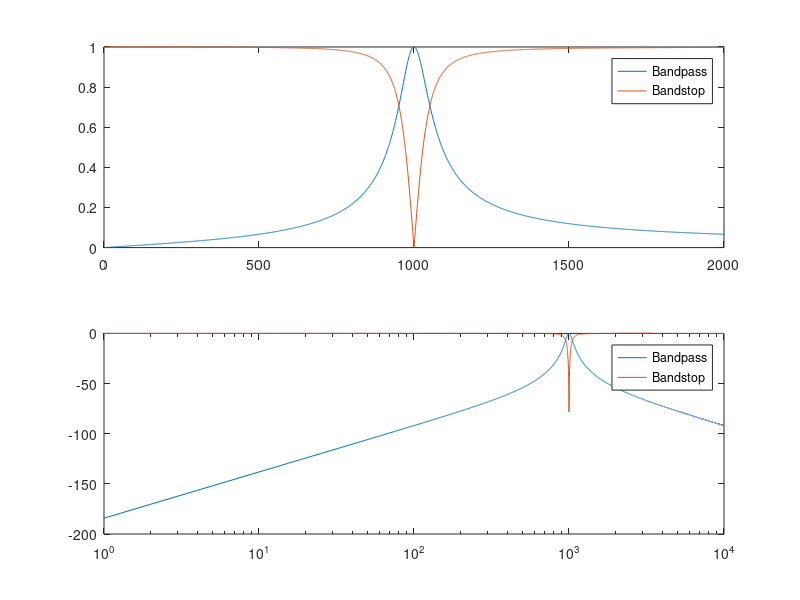

This chart was generated by the following MATLAB code:

w=0:1:10000;

L=10^(-2);
C=10^(-4);
R=100;
wn=1/sqrt(L*C)
Zl=j*w*L;
Zc=1./(j*w*C);
Zcl=(Zc.*Zl)./(Zc+Zl);

d=1./(Zcl+R);
H1=Zcl.*d;
H2=R.*d;

d=sqrt(1/(R*C)^2+4/(L*C));
w1=(d-1/R/C)/2
w2=(d+1/R/C)/2
w2-w1
dw=1/R/C


Lm1=20*log(abs(H1));
Lm2=20*log(abs(H2));

subplot(2,1,1)
plot(w,abs(H1),w,abs(H2))
xlim([0 2000])
legend('Bandpass','Bandstop')
subplot(2,1,2)
semilogx(w,Lm1,w,Lm2);
legend('Bandpass','Bandstop')
return

% 
% R=10^3;
% C=10^(-6);
% tau=R*C
% wc=1/tau
% Zc=1./(j*w*C);
% Hr=R./(R+Zc);
% Hc=Zc./(R+Zc);
% 
% figure(1)
% subplot(4,2,1)
% plot(w,abs(Hr),w,abs(Hc))
% xlim([0 10000])
% ylim([0 1.1])
% legend('abs(Hr)','abs(Hc)')
% 
% subplot(4,2,2)
% plot(w,angle(Hr),w,angle(Hc))
% xlim([0 10000])
% legend('angle(Hr)','angle(Hc)')
% subplot(4,2,3)
% semilogx(w,20*log(abs(Hr)),w,20*log(abs(Hc)))
% legend('Lm(Hr)','Lm(Hc)')
% subplot(4,2,4)
% semilogx(w,angle(Hr),w,angle(Hc))
% legend('angle(Hr)','angle(Hc)')

% wmax=10^7;
% w=0:1:wmax;
% R=10^2;
% C=10^(-6)
% L=10^(-3);
% wn=1/sqrt(L*C)
% zeta=R*sqrt(C/L)/2
% dw=2*zeta*wn
% Zc=1./(j*w*C);
% Zl=j*w*L;
% Z=Zc+Zl+R;
% Hr=R./Z;
% Hc=Zc./Z;
% Hl=Zl./Z;
% subplot(4,2,5)
% plot(w,abs(Hr),'r',w,abs(Hc),'g',w,abs(Hl),'b')
% xlim([0 100000])
% legend('abs(Hr)','abs(Hc)','abs(Hl)')
% subplot(4,2,6)
% plot(w,angle(Hr),'r',w,angle(Hc),'g',w,angle(Hl),'b')
% xlim([0 100000])
% legend('angle(Hr)','angle(Hc)','angle(Hl)')
% subplot(4,2,7)
% semilogx(w,20*log(abs(Hr)),'r',w,20*log(abs(Hc)),'g',w,20*log(abs(Hl)),'b')
% xlim([0 wmax])
% legend('Lm(Hr)','Lm(Hc)','Lm(Hl)')
% subplot(4,2,8)
% semilogx(w,angle(Hr),'r',w,angle(Hc),'y',w,angle(Hl),'b')
% xlim([0 wmax])
% legend('angle(Hr)','angle(Hc)','angle(Hl)')
% 
% return

L=0.001;   Rl=7;
L=0.00047; Rl=5;
L=0.0022;  Rl=24;
L=0.0047;  Rl=27;
C=10^(-8);
C=10^(-6);
C=10^(-5);
C=10^(-7);
R=10;
%R=300;

wn=1/sqrt(L*C)
fn=wn/2/pi

Q=wn*L/(R+Rl)
Q=sqrt(L/C)/R
zeta=1/2/Q
zeta=R*sqrt(C/L)/2
dw=wn/Q
dw=(R+Rl)/L
df=fn/Q

pause

return

fmax=10^6;
f=0:1:fmax;
w=2*pi*f;
Zc=1./(j*w*C);
Zl=j*w*L;
Z=Zc+Zl+R+Rl;
Hr=R./Z;
Hc=Zc./Z;
Hl=Zl./Z;

Tr=20*log(abs(Hr));
Tc=20*log(abs(Hc));
Tl=20*log(abs(Hl));

figure(1)
subplot(3,2,1)
plot(f,abs(Hr),f,abs(Hl),f,abs(Hc))
xlim([0 50000])
subplot(3,2,2)
semilogx(f,Tr,f,Tl,f,Tc)
xlim([0 100000])

syms w real;
assume(w > 0)

% R=100;
% L=0.001;
% C=10^(-6);

Zl=j*w*L+Rl;
Zc=1/(j*w*C);
Zlc=Zl*Zc/(Zl+Zc);
aZ=abs(Zlc);
aZ=rewrite(aZ,'sqrt')

dZ=diff(aZ==0,w)
w1=solve(dZ,w)
w0=1./sqrt(L*C)

w=f*2*pi;

Zc=1./(j*w*C);
Zl=j*w*L;

Zlc=Zl.*Zc./(Zl+Zc);

H1=R./(R+Zlc);
H2=Zlc./(R+Zlc);

Zlr=Rl+j*w*L;
Zlcr=Zlr.*Zc./(Zlr+Zc);

T1=R./(R+Zlcr);
T2=Zlcr./(R+Zlcr);

subplot(3,2,3)
plot(f,abs(H1),f,abs(T1))
xlim([0 50000])
title('band-stop (linear)')

subplot(3,2,4)
LmH1=20*log10(abs(H1));
LmT1=20*log10(abs(T1));
semilogx(f,LmH1,f,LmT1)
title('band-stop (Bode)')

subplot(3,2,5)
plot(f,abs(H2),f,abs(T2))
xlim([0 50000])
title('band-pass (linear)')

subplot(3,2,6)
LmH2=20*log10(abs(H2));
LmT2=20*log10(abs(T2));
semilogx(f,LmH2,f,LmT2)
title('band-pass (Bode)')



